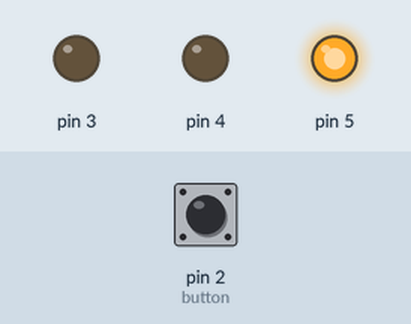
Simulated run of this sketch. Board: Arduino Uno, built with avr-gcc and run on an emulated ATmega328P. On the bench: output pins drawn as LEDs (lit = HIGH). The test bench sets the inputs (shaded band); at power-on: pin 2 (button) HIGH.

Above: at 1.3 s.
1.4 s: pin 2 (button) pulled LOW for 3.2 s
At 2.1 s:
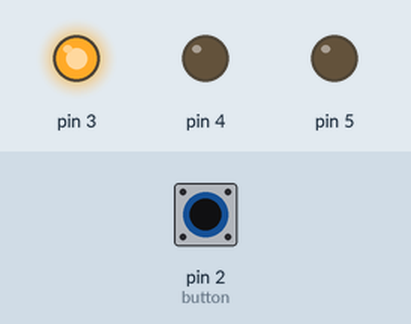
Timing chart, 0 to 6.1 s (numbered marks = the images above; inputs shaded):
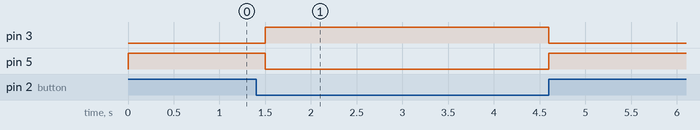

Measured:
- after the input at 1.4 s, pin 3: LOW → HIGH after 0.10 s, → LOW 3.1 s later; pin 5: HIGH → LOW after 0.10 s, → HIGH 3.1 s later

The sketch:

Spaceship.ino
```cpp
/* This code is from the Arduino Projects Book found in the Starter Kit.
 *  More specifically, it is from chaper 3, page 37.
 *
 *  The program shows a green LED until the push button is pressed at which points two red LEDs
 *  flashes in alternance at a quarter seconds each until the button is releassed.
 */

int switchState = 0;

void setup() {
  pinMode(3, OUTPUT);
  pinMode(4, OUTPUT);
  pinMode(5, OUTPUT);
  pinMode(2, INPUT);
  // These are the digital pins (just above the word UNO).
}

void loop() {
  switchState = digitalRead(2); // Checking if the button is high or low

  if (switchState == LOW) { //the button is not pressed
    digitalWrite(3, HIGH);  // the green LED is on
    digitalWrite(4, LOW);   // the red LED is off
    digitalWrite(5, LOW);   // the other red LED is also off
  }
  else {  // The button is pressed
    digitalWrite(3, LOW);   // the green LED is off
    digitalWrite(4, LOW);   // the first LED is off
    digitalWrite(5, HIGH);  // the second LED is now on
    delay(250);   // wait for a quarter of a secong
    digitalWrite(4, HIGH);  // the frist red LED is now on
    digitalWrite(5, LOW);   // the second red LED is off
  }
} // go back to the beginning of loop
```
